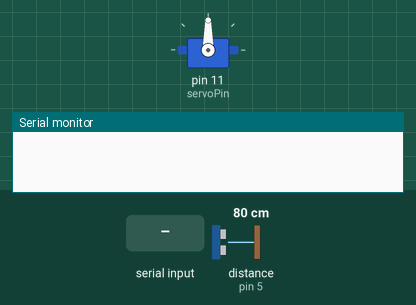
A sketch run on a simulated Arduino Uno, built with avr-gcc and run on an emulated ATmega328P. Parts: servo, the last lines printed to the serial monitor. The test bench sets the inputs (shaded band); at power-on: distance to the obstacle (sensor on pin 5) 80 cm. The echo pulse lasts 58.3 µs per cm.

Above: at 1.2 s.
1.3 s: byte 1 (1) received over Serial
At 2.2 s:
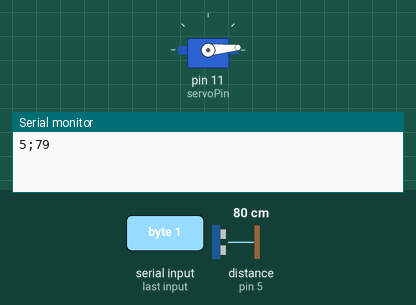
Timing chart, 0 to 4.3 s (numbered marks = the images above; inputs shaded):
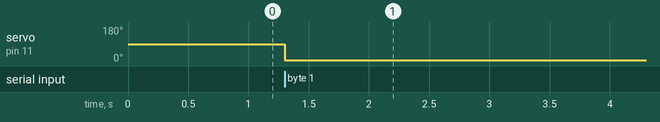

Measured:
- after the input at 1.3 s, servo on pin 11 (servoPin): 90° → 5° at once

The sketch:

ArduSonar.ino
```cpp
#include <Servo.h>

const int servoPin = 11;
const int trigPin = 6;
const int echoPin = 5;

int duration;
int distance;

Servo servo;

void setup() {
  pinMode(trigPin, OUTPUT);
  pinMode(echoPin, INPUT);

  servo.attach(servoPin);

  Serial.begin(9600);
}

void loop() {

  for(int angle = 5; angle <= 175; ){
    if(Serial.read() == 1){
      servo.write(angle);
      delay(25);
      distance = calculateDistance();
      printData(angle, distance);
      angle++;
    }
  }

  for(int angle = 175; angle >= 5; ){
    if(Serial.read() == 1){
      servo.write(angle);
      delay(25);
      distance = calculateDistance();
      printData(angle, distance);
      angle--;
    }
  }

}

// Calculate the distance to the nearest object
int calculateDistance(){
  digitalWrite(trigPin, LOW);
  delayMicroseconds(2);
  digitalWrite(trigPin, HIGH);
  delayMicroseconds(10);
  digitalWrite(trigPin, LOW);
  duration = pulseIn(echoPin, HIGH);
  distance= duration*0.034/2;
  return distance;
}

// Put the information in the serial port
int printData(int angle, int distance){
  Serial.print(angle);
  Serial.print(";");
  Serial.println(distance);
}
```
